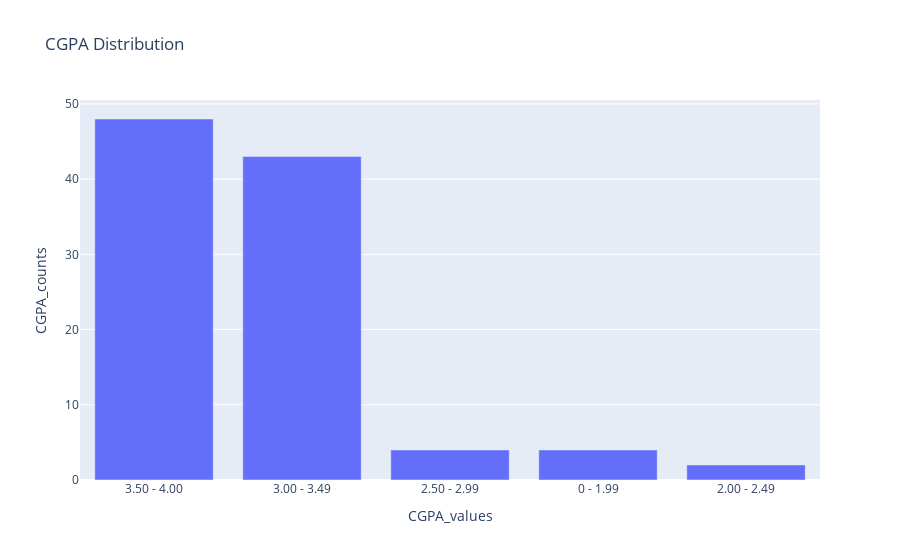

Notebook code for this chart:
### Code cell
data = {"CGPA_values": ["3.50 - 4.00", "3.00 - 3.49", "2.50 - 2.99", "0 - 1.99", "2.00 - 2.49"],
        "CGPA_counts": [48, 43, 4, 4, 2]}

fig = px.bar(data, x = "CGPA_values", y = "CGPA_counts", title = "CGPA Distribution")
fig.update_layout(legend_title_text = "CGPA")
fig.show()

### Figure 1 — Plotly figure (JSON) as saved in the notebook; plotly's stock layout.template omitted (floating-point values rounded to 4 significant figures)
{"data": [{"alignmentgroup": "True", "hovertemplate": "CGPA_values=%{x}<br>CGPA_counts=%{y}<extra></extra>", "legendgroup": "", "marker": {"color": "#636efa", "pattern": {"shape": ""}}, "name": "", "offsetgroup": "", "orientation": "v", "showlegend": false, "textposition": "auto", "type": "bar", "x": ["3.50 - 4.00", "3.00 - 3.49", "2.50 - 2.99", "0 - 1.99", "2.00 - 2.49"], "xaxis": "x", "y": [48, 43, 4, 4, 2], "yaxis": "y"}], "layout": {"barmode": "relative", "legend": {"title": {"text": "CGPA"}, "tracegroupgap": 0}, "title": {"text": "CGPA Distribution"}, "xaxis": {"anchor": "y", "domain": [0, 1], "title": {"text": "CGPA_values"}}, "yaxis": {"anchor": "x", "domain": [0, 1], "title": {"text": "CGPA_counts"}}}}
